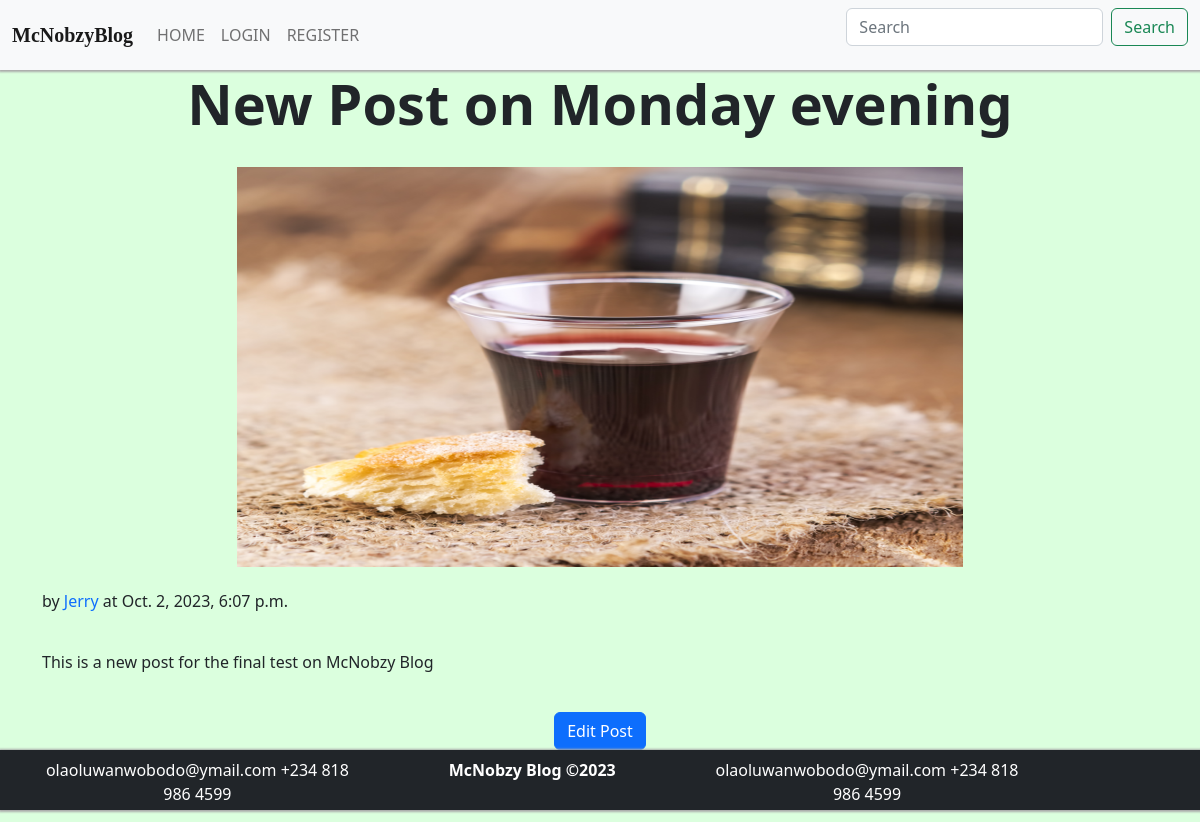
The page /post/25 on the database its author committed.
### posts/models.py (models this page shows, shortened)
class Post(models.Model):
    title = models.CharField(max_length=100000)
    body = models.CharField(max_length=1000000000)
    author = models.ForeignKey(User, on_delete=models.CASCADE)
    posted_at = models.DateTimeField(default=datetime.now, blank=True)
    post_image = models.ImageField(null=True, blank=True, upload_to="images/")

### posts/views.py (the view)
# urls.py: path('post/<str:pk>', views.viewPost, name='post'),
def viewPost(request, pk):
    post = Post.objects.get(id=pk)
    return render(request, 'viewPost.html', {'post':post})

### templates/viewPost.html (shortened to what this page needs)
{% load static %}
<html>
<link href="{% static 'css/mcnobzyBlog.css' %}" rel="stylesheet">
<link href="{% static 'css/bootstrap.min.css' %}" rel="stylesheet">
</head>
<body>
   {% include 'header.html' %}
        <section class="container viewPostContainer">
            <div>
                <h1>{{post.title}}</h1>
            </div>
            <div class="postImageContainer">
                {% if post.post_image %}
                <img src="{{post.post_image.url}}" id="post_image" alt="...">
                {% endif %}
            </div>
                <p>by <a style="text-decoration:none" href="/author/{{post.author.id}}/{{post.author.username}}">{{post.author}}</a> at {{post.posted_at}}</p>
            <div>
                <p>{{post.body}}</p>
            </div>
                <div class="viewPostButton">
                    <a class="btn btn-primary" href="/edit/{{post.id}}">Edit Post</a>
                </div>
        </section>
{% include 'footer.html' %}
</body>
</html>

### static/css/mcnobzyBlog.css (style rules this page uses)
.viewPostContainer { min-height: 85vh; display: flex; flex-direction: column; justify-content: space-between; max-width: 70vw; }
.viewPostContainer h1 { font-size: 3.5rem; text-align: center; font-weight: 700; }
.viewPostButton { display: flex; flex-direction: row; justify-content: space-around; }
.postImageContainer { display: flex; justify-content: space-around; }
#post_image { width: 65%; height: 400px; text-align: center; }

### templates/header.html (style rules this page uses)
body { background-color: #dbffde; }

### templates/footer.html (style rules this page uses)
body, html { border:0; padding:0; margin:0; }

### rows shown on the page
Post: title "New Post on Monday evening", post_image (picture), author "Jerry", posted_at "Oct. 2, 2023, 6:07 p.m.", body "This is a new post for the final test on McNobzy Blog"
